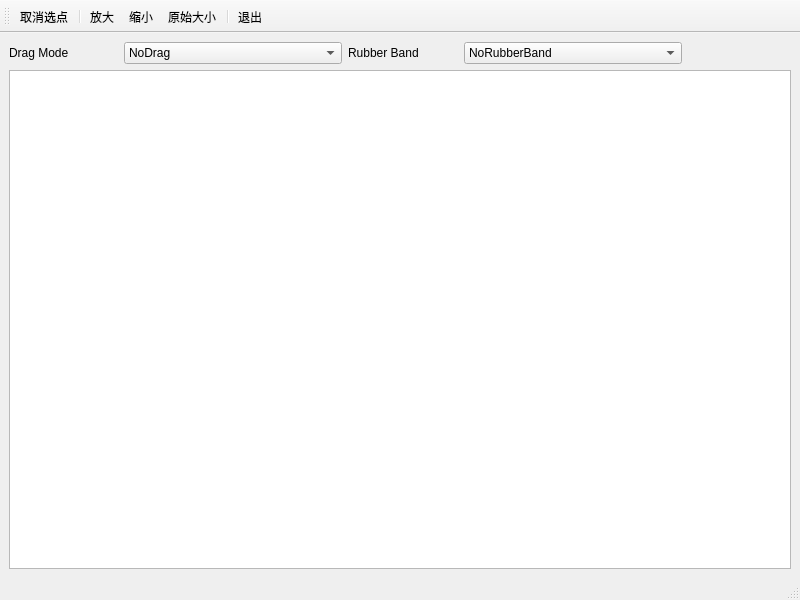
<?xml version="1.0" encoding="UTF-8"?>
<ui version="4.0">
 <class>MainWindow</class>
 <widget class="QMainWindow" name="MainWindow">
  <property name="geometry">
   <rect>
    <x>0</x>
    <y>0</y>
    <width>800</width>
    <height>600</height>
   </rect>
  </property>
  <property name="windowTitle">
   <string>MainWindow</string>
  </property>
  <widget class="QWidget" name="centralwidget">
   <layout class="QVBoxLayout" name="verticalLayout">
    <item>
     <layout class="QHBoxLayout" name="horizontalLayout" stretch="1,2,1,2,1">
      <item>
       <widget class="QLabel" name="label">
        <property name="text">
         <string>Drag Mode</string>
        </property>
       </widget>
      </item>
      <item>
       <widget class="QComboBox" name="comboBox">
        <item>
         <property name="text">
          <string>NoDrag</string>
         </property>
        </item>
        <item>
         <property name="text">
          <string>ScrollHandDrag</string>
         </property>
        </item>
        <item>
         <property name="text">
          <string>RubberBandDrag</string>
         </property>
        </item>
       </widget>
      </item>
      <item>
       <widget class="QLabel" name="label_2">
        <property name="text">
         <string>Rubber Band</string>
        </property>
       </widget>
      </item>
      <item>
       <widget class="QComboBox" name="comboBox_2">
        <item>
         <property name="text">
          <string>NoRubberBand</string>
         </property>
        </item>
        <item>
         <property name="text">
          <string>VerticalRubberBand</string>
         </property>
        </item>
        <item>
         <property name="text">
          <string>HorizontalRubberBand</string>
         </property>
        </item>
        <item>
         <property name="text">
          <string>RectangleRubberBand</string>
         </property>
        </item>
        <item>
         <property name="text">
          <string>RectangleRubberBand_Custom</string>
         </property>
        </item>
       </widget>
      </item>
      <item>
       <spacer name="horizontalSpacer">
        <property name="orientation">
         <enum>Qt::Horizontal</enum>
        </property>
        <property name="sizeHint" stdset="0">
         <size>
          <width>40</width>
          <height>20</height>
         </size>
        </property>
       </spacer>
      </item>
     </layout>
    </item>
    <item>
     <widget class="TChartView" name="chartView"/>
    </item>
   </layout>
  </widget>
  <widget class="QMenuBar" name="menubar">
   <property name="geometry">
    <rect>
     <x>0</x>
     <y>0</y>
     <width>800</width>
     <height>25</height>
    </rect>
   </property>
  </widget>
  <widget class="QStatusBar" name="statusbar"/>
  <widget class="QToolBar" name="toolBar">
   <property name="windowTitle">
    <string>toolBar</string>
   </property>
   <attribute name="toolBarArea">
    <enum>TopToolBarArea</enum>
   </attribute>
   <attribute name="toolBarBreak">
    <bool>false</bool>
   </attribute>
   <addaction name="action_cancelSelect"/>
   <addaction name="separator"/>
   <addaction name="action_zoomIn"/>
   <addaction name="action_zoomOut"/>
   <addaction name="action_resetSize"/>
   <addaction name="separator"/>
   <addaction name="action_quit"/>
  </widget>
  <action name="action_cancelSelect">
   <property name="text">
    <string>取消选点</string>
   </property>
   <property name="toolTip">
    <string>取消选择的数据点</string>
   </property>
   <property name="menuRole">
    <enum>QAction::NoRole</enum>
   </property>
  </action>
  <action name="action_zoomIn">
   <property name="text">
    <string>放大</string>
   </property>
   <property name="toolTip">
    <string>放大</string>
   </property>
   <property name="menuRole">
    <enum>QAction::NoRole</enum>
   </property>
  </action>
  <action name="action_zoomOut">
   <property name="text">
    <string>缩小</string>
   </property>
   <property name="toolTip">
    <string>缩小</string>
   </property>
   <property name="menuRole">
    <enum>QAction::NoRole</enum>
   </property>
  </action>
  <action name="action_resetSize">
   <property name="text">
    <string>原始大小</string>
   </property>
   <property name="toolTip">
    <string>重置为原始大小</string>
   </property>
   <property name="menuRole">
    <enum>QAction::NoRole</enum>
   </property>
  </action>
  <action name="action_quit">
   <property name="text">
    <string>退出</string>
   </property>
   <property name="toolTip">
    <string>退出本系统</string>
   </property>
   <property name="menuRole">
    <enum>QAction::NoRole</enum>
   </property>
  </action>
 </widget>
 <customwidgets>
  <customwidget>
   <class>TChartView</class>
   <extends>QGraphicsView</extends>
   <header>tchartview.h</header>
  </customwidget>
 </customwidgets>
 <resources/>
 <connections>
  <connection>
   <sender>action_quit</sender>
   <signal>triggered()</signal>
   <receiver>MainWindow</receiver>
   <slot>close()</slot>
   <hints>
    <hint type="sourcelabel">
     <x>-1</x>
     <y>-1</y>
    </hint>
    <hint type="destinationlabel">
     <x>399</x>
     <y>299</y>
    </hint>
   </hints>
  </connection>
 </connections>
</ui>
